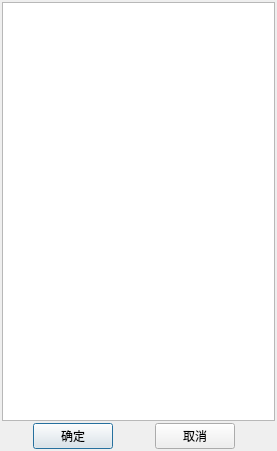
<?xml version="1.0" encoding="UTF-8"?>
<ui version="4.0">
 <class>HSimulateProp</class>
 <widget class="QDialog" name="HSimulateProp">
  <property name="geometry">
   <rect>
    <x>0</x>
    <y>0</y>
    <width>277</width>
    <height>451</height>
   </rect>
  </property>
  <property name="windowTitle">
   <string>仿真设置</string>
  </property>
  <layout class="QVBoxLayout" name="verticalLayout">
   <property name="spacing">
    <number>2</number>
   </property>
   <property name="leftMargin">
    <number>2</number>
   </property>
   <property name="topMargin">
    <number>2</number>
   </property>
   <property name="rightMargin">
    <number>2</number>
   </property>
   <property name="bottomMargin">
    <number>2</number>
   </property>
   <item>
    <widget class="QTableWidget" name="simTable"/>
   </item>
   <item>
    <layout class="QHBoxLayout" name="horizontalLayout">
     <item>
      <spacer name="horizontalSpacer">
       <property name="orientation">
        <enum>Qt::Horizontal</enum>
       </property>
       <property name="sizeHint" stdset="0">
        <size>
         <width>28</width>
         <height>20</height>
        </size>
       </property>
      </spacer>
     </item>
     <item>
      <widget class="QPushButton" name="okBtn">
       <property name="text">
        <string>确定</string>
       </property>
      </widget>
     </item>
     <item>
      <spacer name="horizontalSpacer_2">
       <property name="orientation">
        <enum>Qt::Horizontal</enum>
       </property>
       <property name="sizeHint" stdset="0">
        <size>
         <width>40</width>
         <height>20</height>
        </size>
       </property>
      </spacer>
     </item>
     <item>
      <widget class="QPushButton" name="cancleBtn">
       <property name="text">
        <string>取消</string>
       </property>
      </widget>
     </item>
     <item>
      <spacer name="horizontalSpacer_3">
       <property name="orientation">
        <enum>Qt::Horizontal</enum>
       </property>
       <property name="sizeHint" stdset="0">
        <size>
         <width>40</width>
         <height>20</height>
        </size>
       </property>
      </spacer>
     </item>
    </layout>
   </item>
  </layout>
 </widget>
 <resources/>
 <connections/>
</ui>
